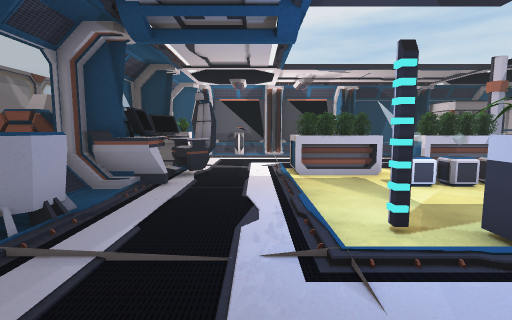
View 1 (above)

24 first-person views from a walk through a Unity game level. The camera is 1.4 m above the floor, tilts 6° down and sees 85° across. The floor is counted in squares, 1 m on a side. Each view is taken from the middle of a square. On the plan, view 1 faces up. The plan holds only what a view shows up to about 14 squares ahead; the rest is blank. The place goes on beyond the plan. Door leaves are left out, so doorways stand open.

View 2
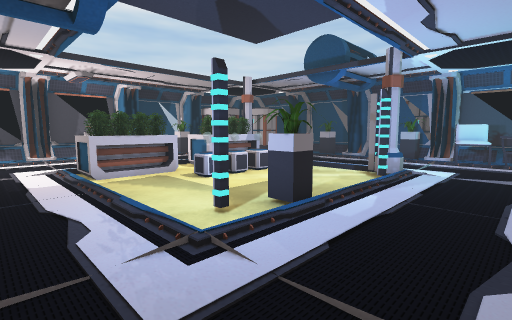

View 3
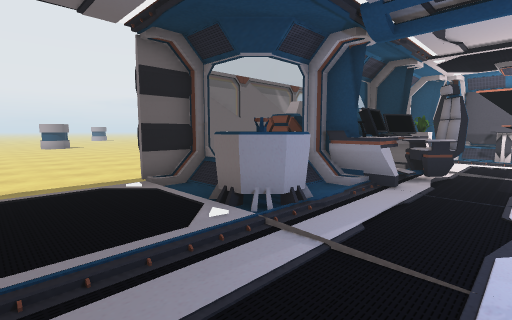

View 4
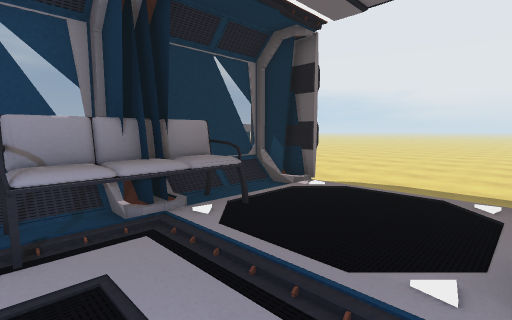

View 5
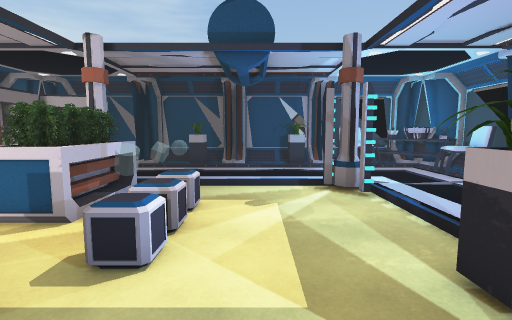

View 6
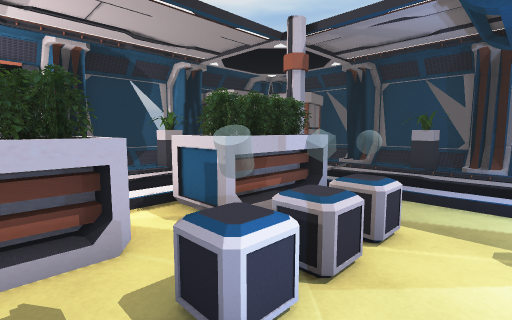

View 7
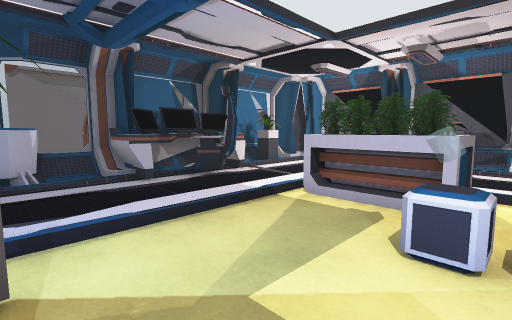

View 8
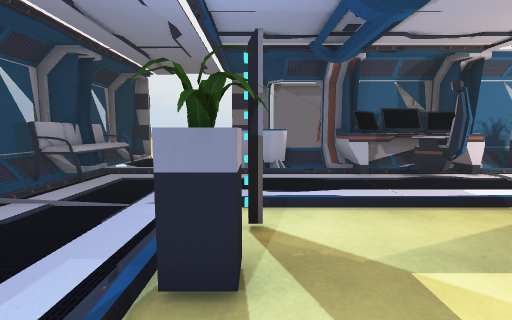

View 9
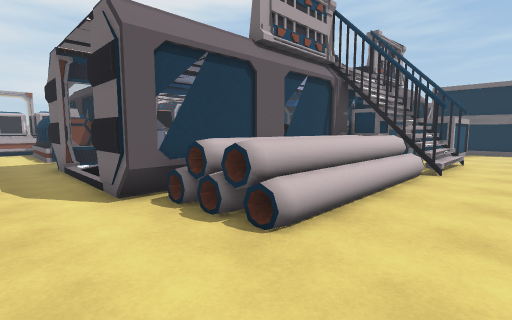

View 10
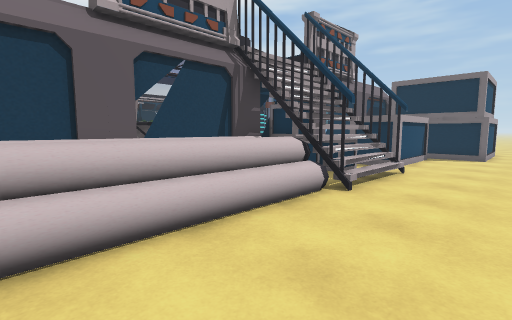

View 11
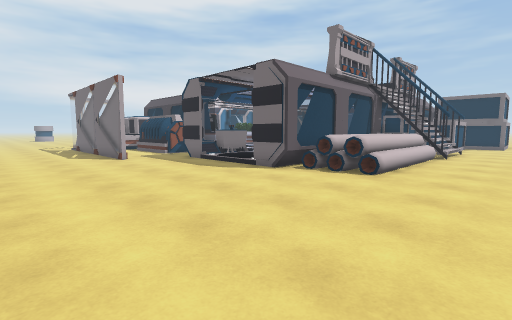

View 12
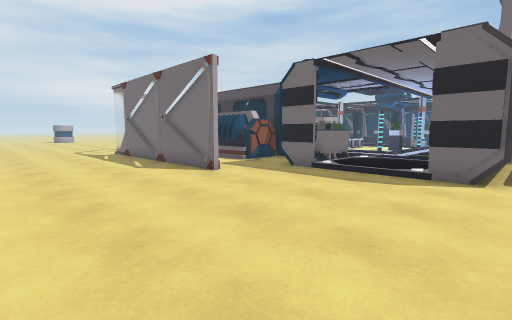

View 13
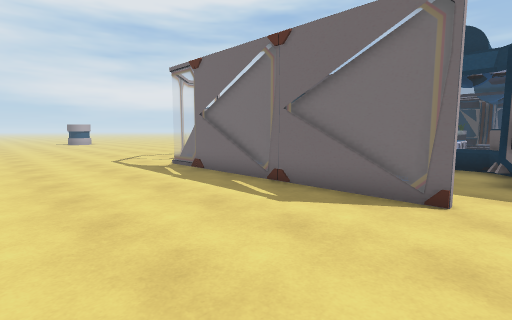

View 14
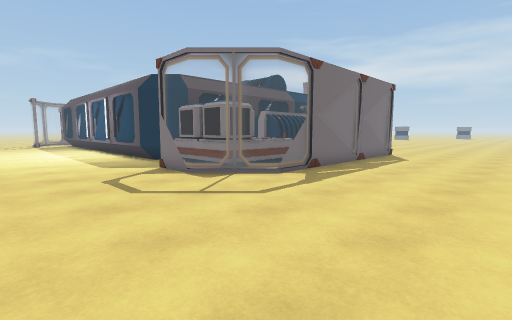

View 15
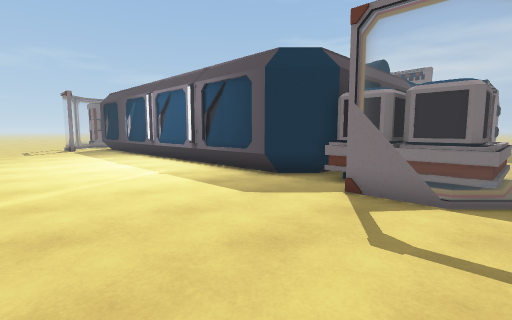

View 16
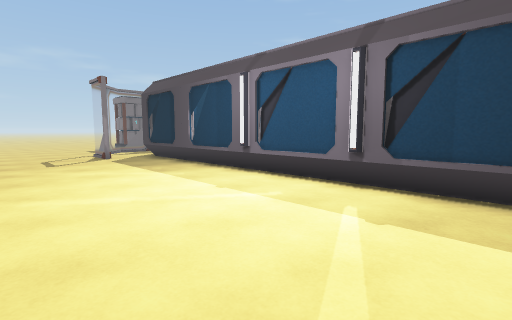

View 17
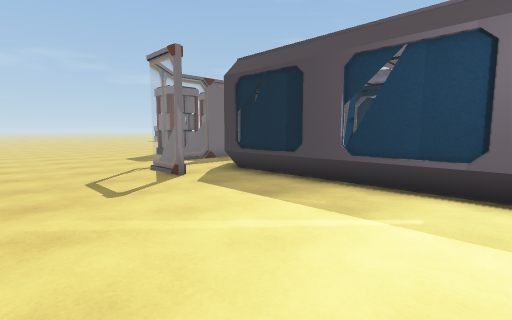

View 18
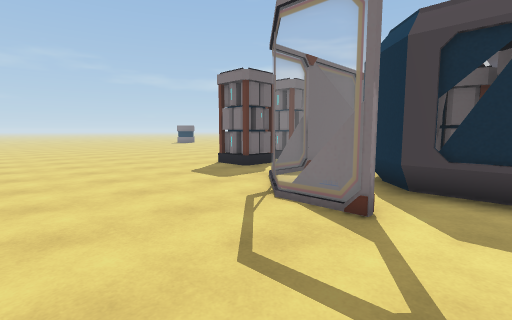

View 19
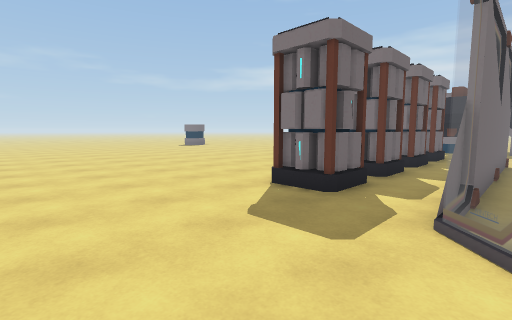

View 20
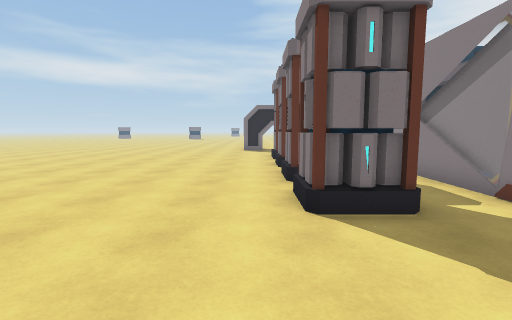

View 21
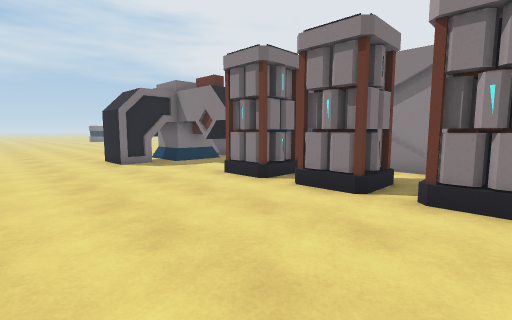

View 22
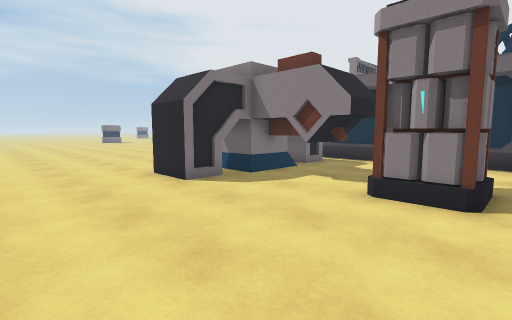

View 23
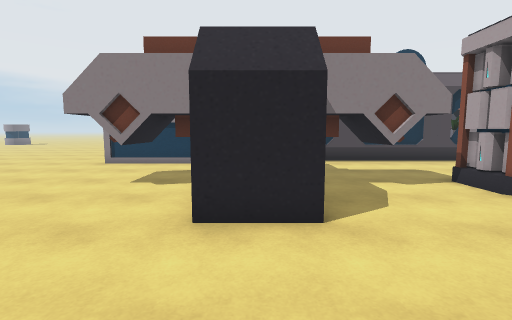

View 24
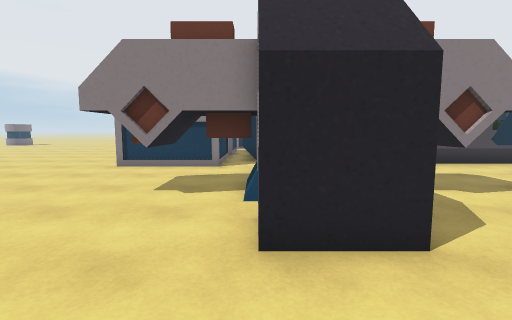

### Floor plan
Key: @ floor where view 1 was taken; # wall or solid block; . main floor; : floor 0.25 m higher than the main floor; / step, stairs or slope; D open door; = window, fence, low wall or low ledge; v drop or lower ground; B battery; P plant; E desk; C column; R projector; N console; H chair; T table; S sofa; I thing the floor can be seen under or through; O other object.
Columns run from 16 left of view 1 to 27 right of it. Each row starts with its distance up from view 1.
 23        . ..............................
 22 ............................................
 21  ...........................................
 20 ............................................
 19 ............................................
 18 .............................===............
 17 ........==#.....................=...........
 16 .......=OOOO##=N=#=N=#==P#BB=##..=..........
 15 ......=.O OO##.N...N.... #    #..=.BBB......
 14 ......=.O  O/...... ....      B .=.BBB......
 13 ......=.O OO/P..... ....      B .=..........
 12 ......#.OO O/.....  ...      .= .=.BBB......
 11 ......= .  O#E.../OOO/OOOC ...# .#.BBB......
 10 ......= .  OEEO..OOOO.OOCC....= .=..........
  9 ......# .OOOEEOO./OOO.OOO/....P  =.BBB......
  8 ......# .OOOEE.../..    ./....P. =.B B......
  7 ......= .OOO#E.../.. .O ./....#..#..........
  6 ......=...../..../......./....=....BBB......
  5 ......#....#R/.../......./....P....BBB......
  4 .........#/RRR.../#.P....#....P.............
  3 .........D..R....///////#C...##... II.......
  2 .........D..................HH=...III.......
  1 .........D..................HH=....I........
  0 .........D......@.........H.RRT.########....
 -1 .........D..SSSS.:        HHRR#  ## # ##....
 -2 .........#//S#S//#   ###/  =T##.  #II ##....
 -3 .........#OOOOOOO#// #=#### .......I........
 -4  .........OO     v///OO     OOOO..III.......
 -5  .........OOOOOOO#///#OOOOOO   O.. II......
 -6  ................/////.....O   O...........
 -7  ..........................OOO O...........
 -8   ...................................  ....
 -9  . ....................     ........    ...

Positions as (right, up) in squares from view 1, and headings:
1: (0, 0), facing up
2: (-1, 0), facing up-right
3: (0, 0), facing up-left
4: (-1, 3), facing down-left
5: (1, 6), facing right
6: (3, 6), facing up-right
7: (5, 4), facing up-left
8: (6, 4), facing left
9: (-9, -8), facing up-right
10: (-5, -9), facing up-right
11: (-15, -9), facing up-right
12: (-16, -3), facing up-right
13: (-16, 4), facing up-right
14: (-16, 22), facing down-right
15: (-9, 23), facing down-right
16: (-2, 23), facing down-right
17: (5, 23), facing down-right
18: (11, 23), facing down-right
19: (16, 21), facing down-right
20: (22, 20), facing down
21: (27, 12), facing down-left
22: (27, 7), facing down-left
23: (27, -1), facing left
24: (26, -2), facing left
